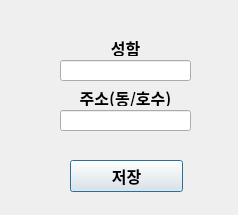
<?xml version="1.0" encoding="UTF-8"?>
<ui version="4.0">
 <class>Dialog</class>
 <widget class="QDialog" name="Dialog">
  <property name="geometry">
   <rect>
    <x>0</x>
    <y>0</y>
    <width>238</width>
    <height>215</height>
   </rect>
  </property>
  <property name="windowTitle">
   <string>FullCover</string>
  </property>
  <widget class="QLineEdit" name="lineedit_Test1">
   <property name="geometry">
    <rect>
     <x>60</x>
     <y>60</y>
     <width>131</width>
     <height>21</height>
    </rect>
   </property>
   <property name="text">
    <string/>
   </property>
  </widget>
  <widget class="QLabel" name="label1">
   <property name="geometry">
    <rect>
     <x>60</x>
     <y>40</y>
     <width>131</width>
     <height>16</height>
    </rect>
   </property>
   <property name="font">
    <font>
     <family>맑은 고딕</family>
     <pointsize>12</pointsize>
     <weight>75</weight>
     <bold>true</bold>
    </font>
   </property>
   <property name="text">
    <string>성함</string>
   </property>
   <property name="alignment">
    <set>Qt::AlignCenter</set>
   </property>
  </widget>
  <widget class="QPushButton" name="btn_Text">
   <property name="geometry">
    <rect>
     <x>70</x>
     <y>160</y>
     <width>113</width>
     <height>32</height>
    </rect>
   </property>
   <property name="font">
    <font>
     <family>맑은 고딕</family>
     <pointsize>12</pointsize>
     <weight>75</weight>
     <bold>true</bold>
    </font>
   </property>
   <property name="text">
    <string>저장</string>
   </property>
  </widget>
  <widget class="QLabel" name="label2">
   <property name="geometry">
    <rect>
     <x>60</x>
     <y>90</y>
     <width>131</width>
     <height>16</height>
    </rect>
   </property>
   <property name="font">
    <font>
     <family>맑은 고딕</family>
     <pointsize>12</pointsize>
     <weight>75</weight>
     <bold>true</bold>
    </font>
   </property>
   <property name="text">
    <string>주소(동/호수)</string>
   </property>
   <property name="alignment">
    <set>Qt::AlignCenter</set>
   </property>
  </widget>
  <widget class="QLineEdit" name="lineedit_Test2">
   <property name="geometry">
    <rect>
     <x>60</x>
     <y>110</y>
     <width>131</width>
     <height>21</height>
    </rect>
   </property>
  </widget>
 </widget>
 <resources/>
 <connections/>
</ui>
